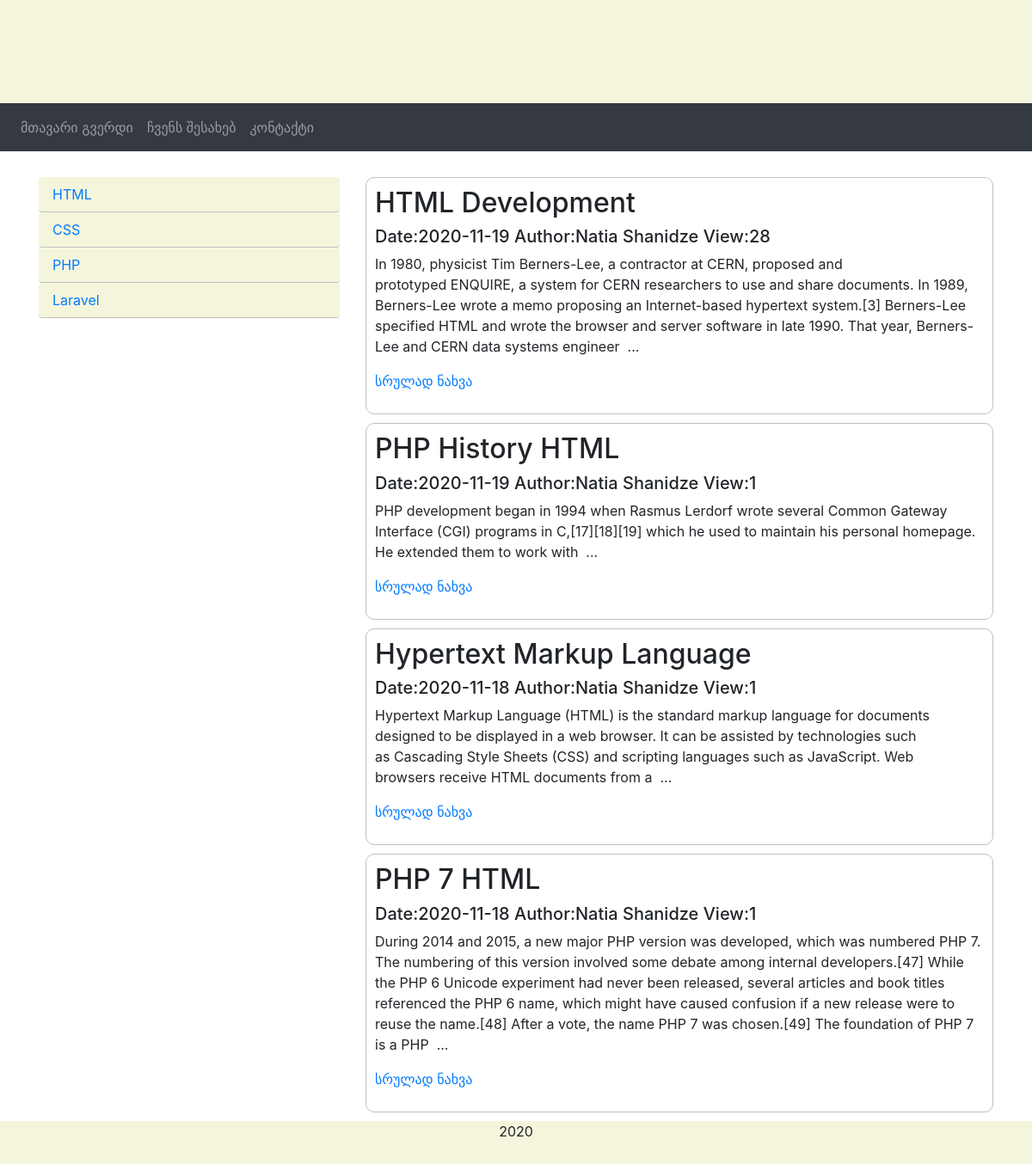
Screenshot of /blog/index.php?cat=1 with the database file from the repository.
### tables this page shows
CREATE TABLE `categories` (
  `id` int(6) UNSIGNED NOT NULL,
  `title` varchar(200) NOT NULL,
  `author_id` int(6) UNSIGNED DEFAULT NULL,
  `created_at` timestamp NOT NULL DEFAULT current_timestamp() ON UPDATE current_timestamp()
);

CREATE TABLE `articles` (
  `id` int(6) UNSIGNED NOT NULL,
  `title` varchar(200) NOT NULL,
  `text` text NOT NULL,
  `add_date` date DEFAULT NULL,
  `author_id` int(6) UNSIGNED DEFAULT NULL,
  `view` int(6) DEFAULT NULL,
  `created_at` timestamp NOT NULL DEFAULT current_timestamp() ON UPDATE current_timestamp()
);

CREATE TABLE `users` (
  `id` int(6) UNSIGNED NOT NULL,
  `email` varchar(50) NOT NULL,
  `password` varchar(100) NOT NULL,
  `firstname` varchar(30) DEFAULT NULL,
  `lastname` varchar(30) DEFAULT NULL,
  `birthday` date DEFAULT NULL,
  `ranking` float(2,2) DEFAULT NULL,
  `rule_id` int(6) UNSIGNED DEFAULT NULL,
  `created_at` timestamp NOT NULL DEFAULT current_timestamp() ON UPDATE current_timestamp()
);

### blog/blocks/content.php (the view, shortened to what this page needs)
<?php
    if(isset($_GET['cat'])){
        $cat = $_GET['cat'];
        $stmt = $pdo->prepare("SELECT articles.id, articles.title, articles.text, articles.add_date, articles.view,
                                      users.firstname, users.lastname FROM articles
                                INNER JOIN categoriestoarticles ON categoriestoarticles.article_id = articles.id
                                INNER JOIN users ON users.id = articles.author_id
                                WHERE categoriestoarticles.category_id=$cat ORDER BY articles.add_date DESC");
    }else if(isset($_GET['article'])){
        $article = $_GET['article'];
        $stmt = $pdo->prepare("UPDATE articles SET view = view + 1 WHERE id=$article");
        $stmt->execute();
        $stmt = $pdo->prepare("SELECT articles.id, articles.title, articles.text, articles.add_date, articles.view,
                                      users.firstname, users.lastname FROM articles
                                INNER JOIN categoriestoarticles ON categoriestoarticles.article_id = articles.id
                                INNER JOIN users ON users.id = articles.author_id
                                WHERE articles.id=$article");
    }
    $stmt->execute();
    $stmt->setFetchMode(PDO::FETCH_ASSOC);
    $rows = $stmt->fetchAll();
?>
<div class="col-sm-8">
    <?php
     if(!isset($_GET['article'])){
        foreach ($rows as $row){
    ?>
        <div class="article">
            <h2><?=$row['title']?></h2>
            <h5>Date:<?=$row['add_date']?> Author:<?=$row['firstname']?> <?=$row['lastname']?>  View:<?=$row['view']?> </h5>
            <p><?=Strip_tags(substr($row['text'], 0, 900))?> ...</p>
            <p><a href="?article=<?=$row['id']?>">სრულად ნახვა</a></p>
        </div>
    <?php } } ?>
</div>

### blog/blocks/leftnav.php
<?php
    $stmt = $pdo->prepare("SELECT id, title FROM categories ORDER BY id");
    $stmt->execute();
    $stmt->setFetchMode(PDO::FETCH_ASSOC);
    $rows = $stmt->fetchAll();
?>
<div class="col-sm-4">
    <ul class="nav nav-pills flex-column nav-left">
        <?php
            foreach ($rows as $row){
        ?>
        <li class="nav-item">
            <a class="nav-link" href="?cat=<?=$row['id']?>"><?=$row['title']?></a>
        </li>
        <?php } ?>
    </ul>
</div>

### blog/sass/style.css (style rules this page uses)
.nav-left a { background-color: beige; border-bottom: solid silver 1px; }
.article { border: solid silver 1px; margin-bottom: 10px; padding: 10px; border-radius: 10px; }

### rows the page displays
categories: title "HTML"
categories: title "CSS"
categories: title "PHP"
categories: title "Laravel"
articles: title "HTML Development", add_date "2020-11-19", author.firstname "Natia", author.lastname "Shanidze", view "28", text "In 1980, physicist Tim Berners-Lee, a contractor at CERN, proposed and prototyped ENQUIRE, a system for CERN researchers to use and share documents. In 1989, Berners-Lee wrote a memo proposing an Internet-based hypertext system.[3] Berners-Lee specified HTML and wrote the browser and server software in late 1990. That year, Berners-Lee and CERN data systems engineer"
articles: title "PHP History HTML", add_date "2020-11-19", author.firstname "Natia", author.lastname "Shanidze", view "1", text "PHP development began in 1994 when Rasmus Lerdorf wrote several Common Gateway Interface (CGI) programs in C,[17][18][19] which he used to maintain his personal homepage. He extended them to work with"
articles: title "Hypertext Markup Language", add_date "2020-11-18", author.firstname "Natia", author.lastname "Shanidze", view "1", text "Hypertext Markup Language (HTML) is the standard markup language for documents designed to be displayed in a web browser. It can be assisted by technologies such as Cascading Style Sheets (CSS) and scripting languages such as JavaScript. Web browsers receive HTML documents from a"
articles: title "PHP 7 HTML", add_date "2020-11-18", author.firstname "Natia", author.lastname "Shanidze", view "1", text "During 2014 and 2015, a new major PHP version was developed, which was numbered PHP 7. The numbering of this version involved some debate among internal developers.[47] While the PHP 6 Unicode experiment had never been released, several articles and book titles referenced the PHP 6 name, which might have caused confusion if a new release were to reuse the name.[48] After a vote, the name PHP 7 was chosen.[49] The foundation of PHP 7 is a PHP"
